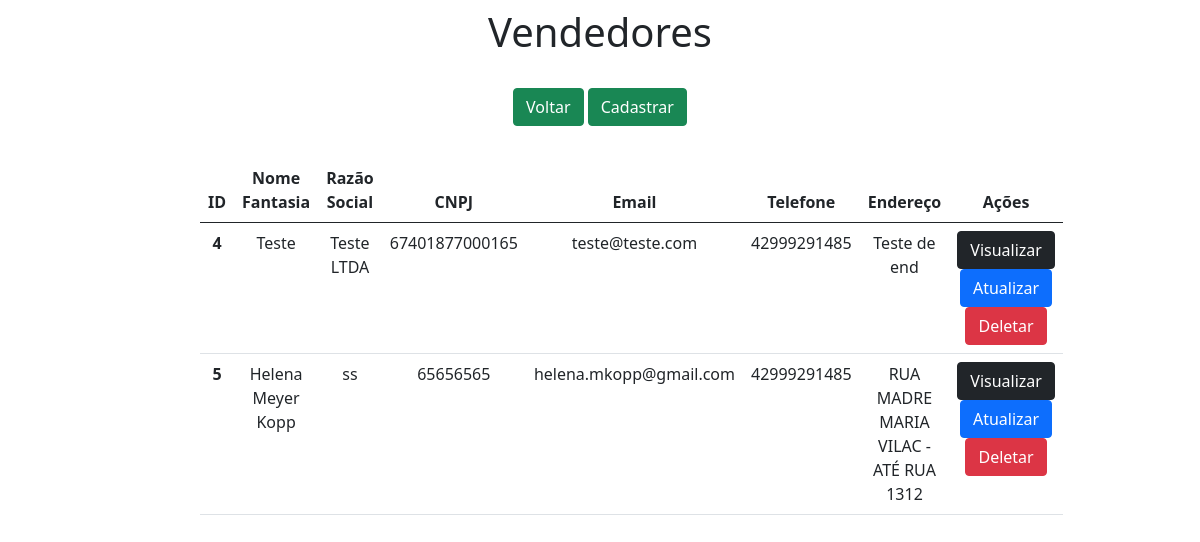
/sellers/, run on an earlier commit of the app's database.
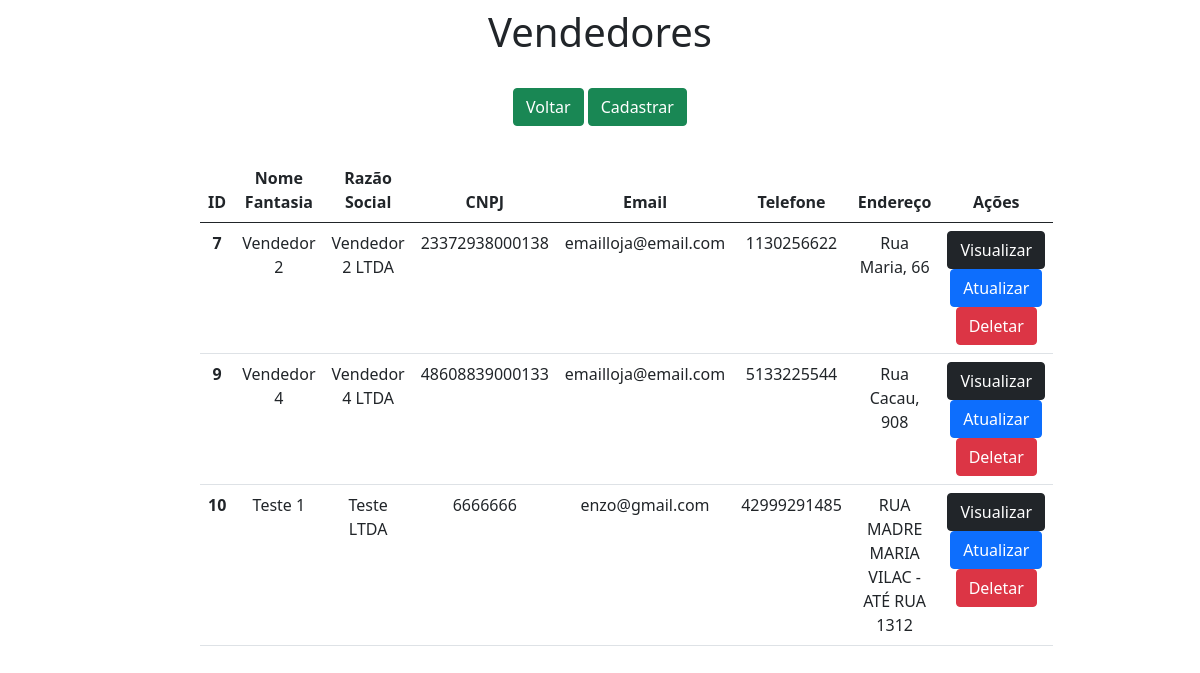
And on a later commit of the database.
### app/models.py (models this page shows)
class Sellers(models.Model):
   name = models.CharField(max_length=80)
   social_reason = models.CharField(max_length=100)
   cnpj = models.IntegerField()
   email = models.CharField(max_length=80)
   phone = models.IntegerField()
   address = models.CharField(max_length=120)

### app/views.py (the view)
# urls.py: path('sellers/', sellers, name='sellers'),
def sellers(request):
    data = {}
    data['db'] = Sellers.objects.all()
    return render(request, 'sellers.html', data)

### app/templates/sellers.html (shortened to what this page needs)
<!DOCTYPE html>
<html lang="pt-br">
<head>
    <link href="https://cdn.jsdelivr.net/npm/bootstrap@5.0.0-beta2/dist/css/bootstrap.min.css" rel="stylesheet"
>
</head>
<body>
    <div class="col-8 m-auto pt-2 pb-2 text-center">
        <h1>Vendedores</h1>
    </div>
    <div class="col-8 m-auto pt-3 pb-2 text-center">
        <a href="/" class="btn btn-success">Voltar</a>
        <a href="/sellersForm" class="btn btn-success">Cadastrar</a>
    </div>
    <div class="col-8 m-auto pt-4 pb-2 text-center">
        <table class="table">
          <thead class="thead-dark">
            <tr>
              <th scope="col">ID</th>
              <th scope="col">Nome Fantasia</th>
              <th scope="col">Razão Social</th>
                <th scope="col">CNPJ</th>
              <th scope="col">Email</th>
              <th scope="col">Telefone</th>
                <th scope="col">Endereço</th>
                <th scope="col">Ações</th>
            </tr>
          </thead>
          <tbody>
          {% for dbs in db %}
            <tr>
              <th>{{dbs.id}}</th>
              <td>{{dbs.name}}</td>
              <td>{{dbs.social_reason}}</td>
              <td>{{dbs.cnpj}}</td>
                <td>{{dbs.email}}</td>
                <td>{{dbs.phone}}</td>
              <td>{{dbs.address}} </td>
                <td>
                    <a href="/viewSeller/{{dbs.id}}" class="btn btn-dark">Visualizar</a>
                    <a href="/editSeller/{{dbs.id}}" class="btn btn-primary">Atualizar</a>
                    <a href="/deleteSeller/{{dbs.id}}" class="btn btn-danger btnDel">Deletar</a>
                </td>
            </tr>
          {% endfor %}
          </tbody>
        </table>
    </div>
    {% load static %}
</body>
</html>

What changed in the data, as far as the page shows it:
removed Sellers: id "4", name "Teste", social_reason "Teste LTDA", cnpj "67401877000165", email "teste@teste.com", phone "42999291485", address "Teste de end"
removed Sellers: id "5", name "Helena Meyer Kopp", social_reason "ss", cnpj "65656565", email "helena.mkopp@gmail.com", phone "42999291485", address "RUA MADRE MARIA VILAC - ATÉ RUA 1312"
added Sellers: id "7", name "Vendedor 2", social_reason "Vendedor 2 LTDA", cnpj "23372938000138", email "emailloja@email.com", phone "1130256622", address "Rua Maria, 66"
added Sellers: id "9", name "Vendedor 4", social_reason "Vendedor 4 LTDA", cnpj "48608839000133", email "emailloja@email.com", phone "5133225544", address "Rua Cacau, 908"
added Sellers: id "10", name "Teste 1", social_reason "Teste LTDA", cnpj "6666666", email "enzo@gmail.com", phone "42999291485", address "RUA MADRE MARIA VILAC - ATÉ RUA 1312"
